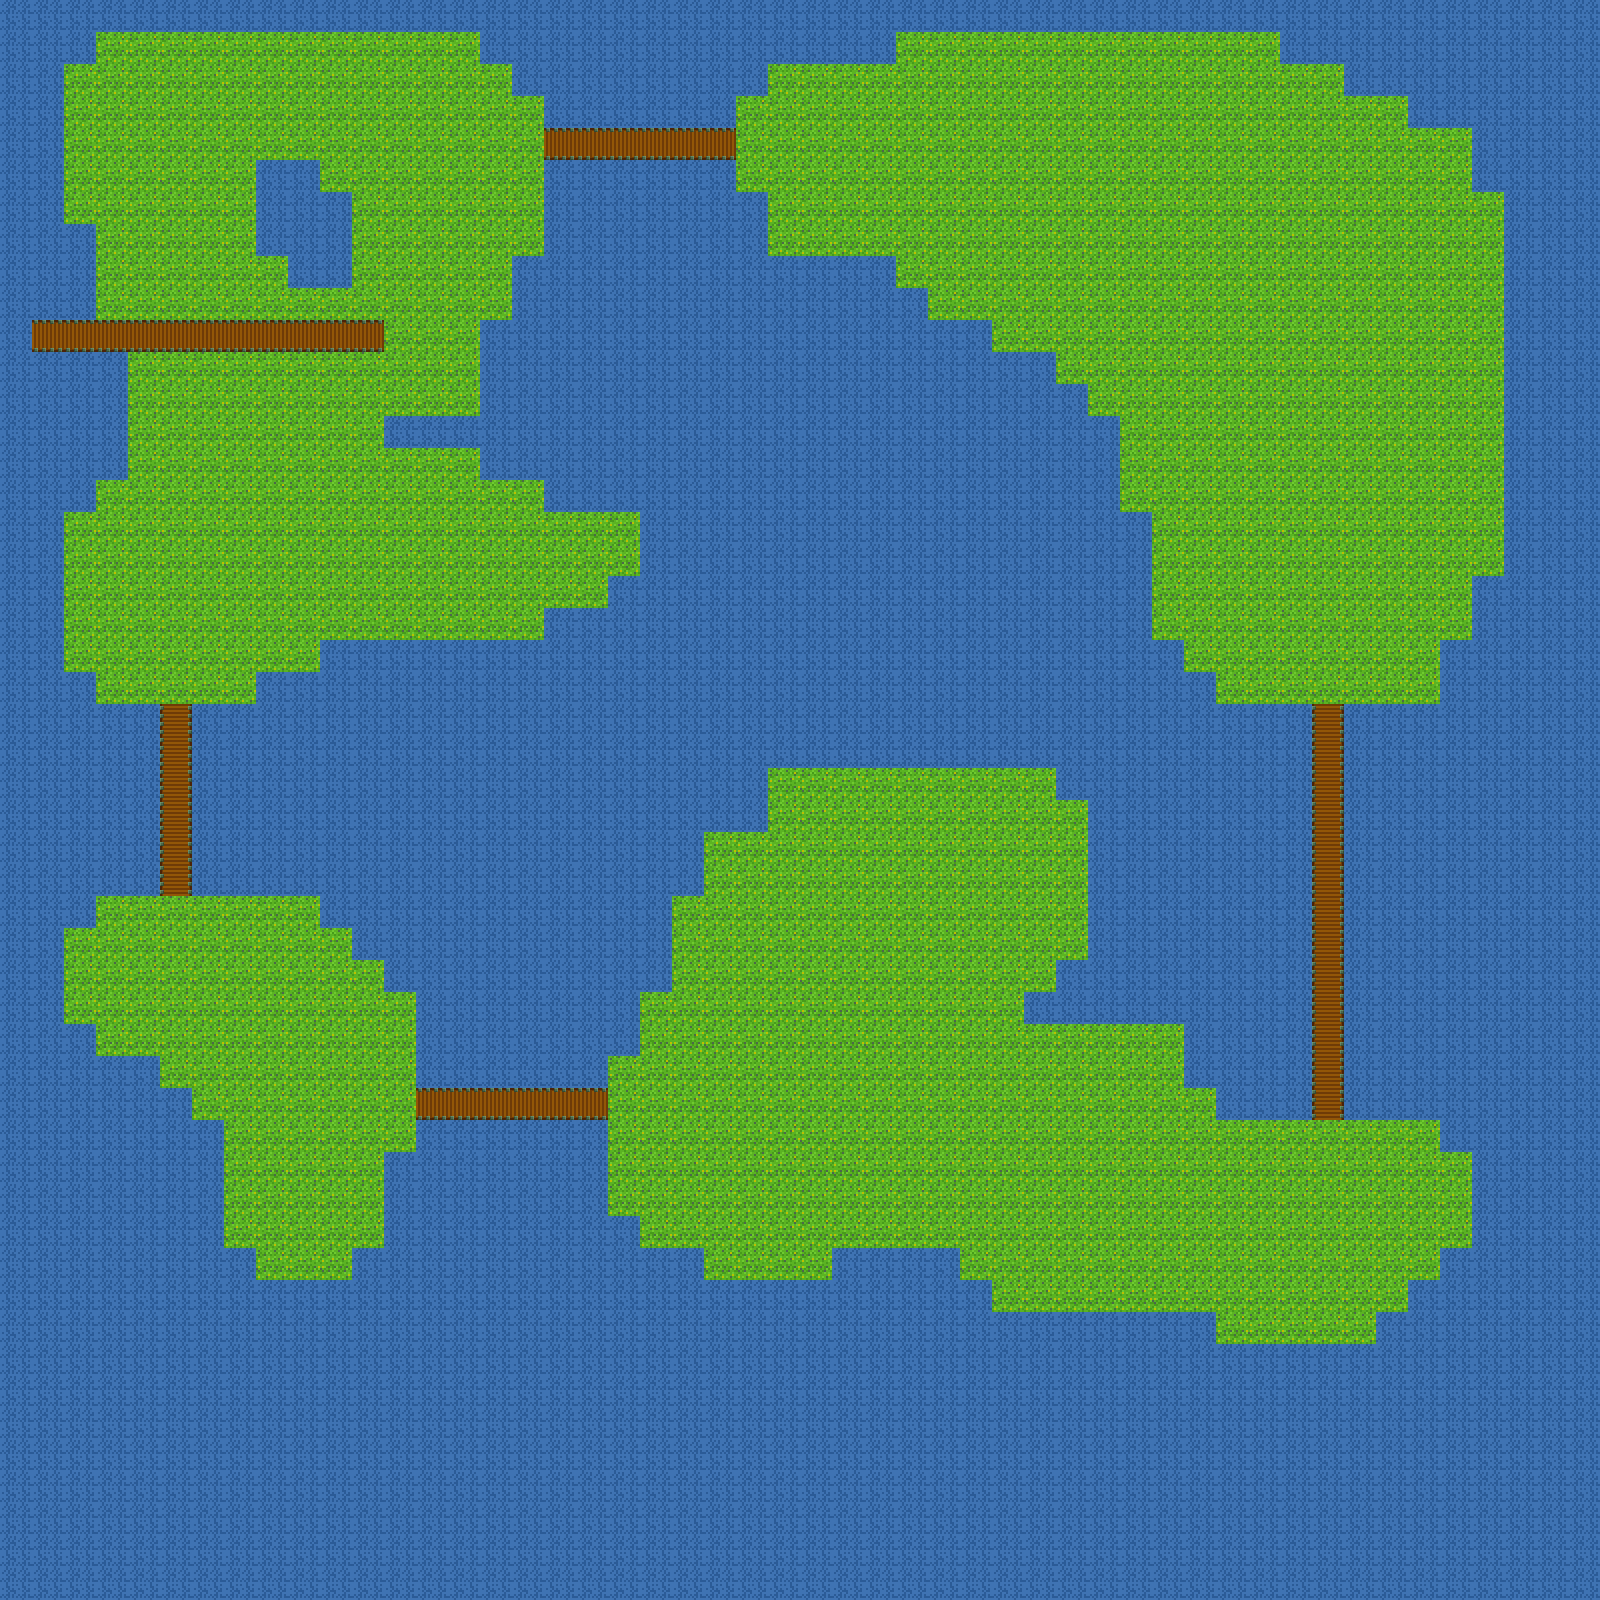

Rendered tile map (Tiled .tmx) drawn with the repository's tilesets; below, a short description and the map source with its tile grids summarised:
An orthogonal 50x50 tile map with 32x32 px tiles, 1 tile layer (Layer 0).

<map version="1.0" orientation="orthogonal" width="50" height="50" tilewidth="32" tileheight="32">
 <tileset firstgid="1" name="ScrollerTiles" tilewidth="32" tileheight="32">
  <image source="sprites.png" width="256" height="256" />
  <tile id="1">
   <properties>
    <property name="blocked" value="true" />
   </properties>
  </tile>
  <tile id="2">
   <properties>
    <property name="Type" value="GregIsGay" />
   </properties>
  </tile>
 </tileset>
 <layer name="Layer 0" width="50" height="50">
  <data>[2500 cells, 2500 non-empty, 4 distinct tile ids]</data>
 </layer>
</map>
